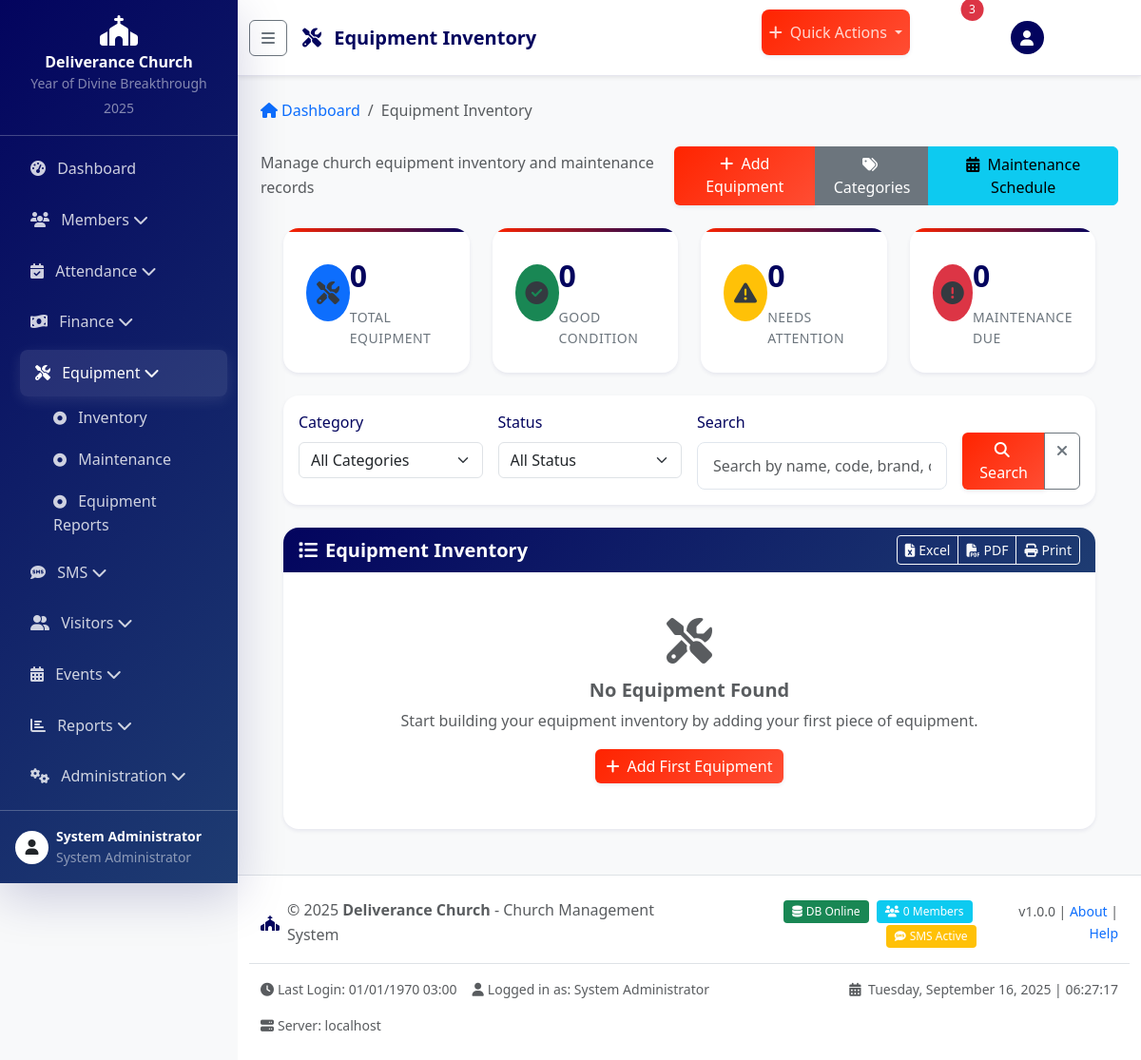
Page /modules/equipment/index.php (signed in) on the committed database.
### tables this page shows
CREATE TABLE church_info (
    id INT PRIMARY KEY AUTO_INCREMENT,
    church_name VARCHAR(100) NOT NULL DEFAULT 'Deliverance Church',
    `address` TEXT,
    phone VARCHAR(20),
    email VARCHAR(100),
    website VARCHAR(100),
    logo VARCHAR(255),
    mission_statement TEXT,
    vision_statement TEXT,
    `values` TEXT,
    yearly_theme VARCHAR(255),
    pastor_name VARCHAR(100),
    founded_date DATE,
    service_times TEXT,
    currency VARCHAR(10) DEFAULT 'KES',
    sms_balance DECIMAL(10,2) DEFAULT 0.00,
    created_at TIMESTAMP DEFAULT CURRENT_TIMESTAMP,
    updated_at TIMESTAMP DEFAULT CURRENT_TIMESTAMP ON UPDATE CURRENT_TIMESTAMP
);

### includes/header.php (shortened to what the rows shown need)
<?php
$currentPage = basename($_SERVER['PHP_SELF'], '.php');
$currentModule = basename(dirname($_SERVER['PHP_SELF']));
$churchInfo = getRecord('church_info', 'id', 1) ?: [
    'church_name' => 'Deliverance Church',
    'logo' => '',
    'yearly_theme' => 'Year of Divine Breakthrough 2025'
];
?>
<!DOCTYPE html>
<html lang="en">
<head>
    <link href="https://cdnjs.cloudflare.com/ajax/libs/bootstrap/5.3.0/css/bootstrap.min.css" rel="stylesheet">
    <link href="https://cdnjs.cloudflare.com/ajax/libs/font-awesome/6.4.0/css/all.min.css" rel="stylesheet">
    <link href="https://cdnjs.cloudflare.com/ajax/libs/animate.css/4.1.1/animate.min.css" rel="stylesheet">
    <link href="<?php echo BASE_URL; ?>assets/css/style.css" rel="stylesheet">
</head>
<body>
<?php if (isLoggedIn()): ?>
    <div class="sidebar" id="sidebar">
        <div class="p-3 text-center border-bottom border-light border-opacity-25">
            <?php if (!empty($churchInfo['logo'])): ?>
                <img src="<?php echo BASE_URL . $churchInfo['logo']; ?>" alt="Church Logo" class="img-fluid mb-2" style="max-height: 50px;">
            <?php else: ?>
                <i class="fas fa-church fa-2x text-white mb-2"></i>
            <?php endif; ?>
            <h6 class="text-white mb-0 sidebar-title"><?php echo htmlspecialchars($churchInfo['church_name']); ?></h6>
            <small class="text-white-50 sidebar-subtitle"><?php echo htmlspecialchars($churchInfo['yearly_theme']); ?></small>
        </div>
        <nav class="nav flex-column p-2">
            <?php
            foreach (MAIN_MENU as $key => $menu_item) {
                $active = ($currentModule === $key || $currentPage === $key) ? 'active' : '';
                $menuUrl = BASE_URL . $menu_item['url'];
            ?>
                <div class="nav-item">
                    <?php if (isset($menu_item['submenu'])): ?>
                        <a class="nav-link <?php echo $active; ?>" data-bs-toggle="collapse" href="#submenu-<?php echo $key; ?>" role="button">
                            <i class="<?php echo $menu_item['icon']; ?> me-2"></i>
                            <span class="menu-text"><?php echo $menu_item['title']; ?></span>
                            <i class="fas fa-chevron-down ms-auto"></i>
                        </a>
                        <div class="collapse <?php echo $active ? 'show' : ''; ?>" id="submenu-<?php echo $key; ?>">
                            <div class="ps-4">
                                <?php foreach ($menu_item['submenu'] as $sub_key => $sub_item): ?>
                                    <a href="<?php echo BASE_URL . $sub_item['url']; ?>" class="nav-link py-2">
                                        <i class="fas fa-dot-circle me-2 small"></i>
                                        <span class="menu-text"><?php echo $sub_item['title']; ?></span>
                                    </a>
                                <?php endforeach; ?>
                            </div>
                        </div>
                    <?php else: ?>
                        <a href="<?php echo $menuUrl; ?>" class="nav-link <?php echo $active; ?>">
                            <i class="<?php echo $menu_item['icon']; ?> me-2"></i>
                            <span class="menu-text"><?php echo $menu_item['title']; ?></span>
                        </a>
                    <?php endif; ?>
                </div>
            <?php } ?>
        </nav>
        <div class="mt-auto p-3 border-top border-light border-opacity-25">
            <div class="d-flex align-items-center">
                <div class="avatar bg-white text-dark rounded-circle me-2 d-flex align-items-center justify-content-center" style="width: 35px; height: 35px;">
                    <i class="fas fa-user"></i>
                </div>
                <div class="flex-grow-1 sidebar-user-info">
                    <div class="text-white small fw-bold"><?php echo htmlspecialchars($_SESSION['first_name'] . ' ' . $_SESSION['last_name']); ?></div>
                    <div class="text-white-50 small"><?php echo getUserRoleDisplay($_SESSION['user_role']); ?></div>
                </div>
            </div>
        </div>
    </div>
    <div class="main-content" id="main-content">
        <nav class="navbar navbar-expand-lg navbar-light bg-white shadow-sm mb-4">
            <div class="container-fluid">
                <button class="btn btn-outline-secondary me-3" id="sidebar-toggle" type="button">
                    <i class="fas fa-bars"></i>
                </button>
                <h1 class="navbar-brand mb-0 h4">
                    <?php if (isset($page_icon)): ?>
                        <i class="<?php echo $page_icon; ?> me-2 text-church-blue"></i>
                    <?php endif; ?>
                    <?php echo isset($page_title) ? htmlspecialchars($page_title) : 'Dashboard'; ?>
                </h1>
                <div class="navbar-nav ms-auto d-flex flex-row">
                    <div class="nav-item dropdown me-3">
                        <a class="nav-link dropdown-toggle btn btn-church-primary btn-sm text-white" href="#" role="button" data-bs-toggle="dropdown">
                            <i class="fas fa-plus me-1"></i> Quick Actions
                        </a>
                    </div>
                    <div class="nav-item dropdown me-3">
                        <a class="nav-link position-relative" href="#" role="button" data-bs-toggle="dropdown">
                            <i class="fas fa-bell fa-lg"></i>
                            <span class="position-absolute top-0 start-100 translate-middle badge rounded-pill bg-danger">
                                3
                            </span>
                        </a>
                    </div>
                    <div class="nav-item dropdown">
                        <a class="nav-link dropdown-toggle d-flex align-items-center" href="#" role="button" data-bs-toggle="dropdown">
                            <div class="avatar bg-church-blue text-white rounded-circle me-2 d-flex align-items-center justify-content-center" style="width: 35px; height: 35px;">
                                <i class="fas fa-user"></i>
                            </div>
                            <span class="d-none d-md-inline"><?php echo htmlspecialchars($_SESSION['first_name']); ?></span>
                        </a>
                    </div>
                </div>
            </div>
        </nav>
        <div class="container-fluid px-4">
            <?php if (isset($breadcrumb) && !empty($breadcrumb)): ?>
                <nav aria-label="breadcrumb" class="mb-4">
                    <ol class="breadcrumb">
                        <li class="breadcrumb-item">
                            <a href="<?php echo BASE_URL; ?>modules/dashboard/" class="text-decoration-none">
                                <i class="fas fa-home me-1"></i>Dashboard
                            </a>
                        </li>
                        <?php foreach ($breadcrumb as $item): ?>
                            <?php if (isset($item['url'])): ?>
                                <li class="breadcrumb-item">
                                    <a href="<?php echo $item['url']; ?>" class="text-decoration-none"><?php echo htmlspecialchars($item['title']); ?></a>
                                </li>
                            <?php else: ?>
                                <li class="breadcrumb-item active" aria-current="page"><?php echo htmlspecialchars($item['title']); ?></li>
                            <?php endif; ?>
                        <?php endforeach; ?>
                    </ol>
                </nav>
            <?php endif; ?>
            <?php if (isset($page_actions) && !empty($page_actions)): ?>
                <div class="d-flex justify-content-between align-items-center mb-4">
                    <div>
                        <?php if (isset($page_description)): ?>
                            <p class="text-muted mb-0"><?php echo htmlspecialchars($page_description); ?></p>
                        <?php endif; ?>
                    </div>
                    <div class="btn-group">
                        <?php foreach ($page_actions as $action): ?>
                            <a href="<?php echo $action['url']; ?>"
                               class="btn btn-<?php echo $action['class'] ?? 'primary'; ?> <?php echo $action['size'] ?? ''; ?>">
                                <?php if (isset($action['icon'])): ?>
                                    <i class="<?php echo $action['icon']; ?> me-1"></i>
                                <?php endif; ?>
                                <?php echo $action['title']; ?>
                            </a>
                        <?php endforeach; ?>
                    </div>
                </div>
            <?php endif; ?>
<?php endif;  ?>

### includes/footer.php (shortened to what the rows shown need)
<?php if (isLoggedIn()): ?>
        </div>
    </div>
    <footer class="bg-white border-top mt-5 py-4" style="margin-left: 250px; transition: margin-left 0.3s ease;">
        <div class="container-fluid px-4">
            <div class="row align-items-center">
                <div class="col-md-6">
                    <div class="d-flex align-items-center">
                        <i class="fas fa-church text-church-blue me-2"></i>
                        <span class="text-muted">
                            &copy; <?php echo date('Y'); ?>
                            <strong><?php echo htmlspecialchars($churchInfo['church_name'] ?? 'Deliverance Church'); ?></strong>
                            - Church Management System
                        </span>
                    </div>
                </div>
                <div class="col-md-6 text-end">
                    <div class="d-flex align-items-center justify-content-end">
                        <div class="me-3">
                            <span class="badge bg-success me-1">
                                <i class="fas fa-database me-1"></i>DB Online
                            </span>
                            <span class="badge bg-info me-1">
                                <i class="fas fa-users me-1"></i><?php echo getRecordCount('members', ['membership_status' => 'active']); ?> Members
                            </span>
                            <?php if (isFeatureEnabled('sms')): ?>
                            <span class="badge bg-warning">
                                <i class="fas fa-sms me-1"></i>SMS Active
                            </span>
                            <?php endif; ?>
                        </div>
                        <small class="text-muted">
                            v1.0.0 |
                            <a href="#" class="text-decoration-none" data-bs-toggle="modal" data-bs-target="#aboutModal">About</a> |
                            <a href="#" class="text-decoration-none" data-bs-toggle="modal" data-bs-target="#helpModal">Help</a>
                        </small>
                    </div>
                </div>
            </div>
            <div class="row mt-3 pt-3 border-top">
                <div class="col-md-8">
                    <div class="d-flex flex-wrap gap-3 small text-muted">
                        <span><i class="fas fa-clock me-1"></i>Last Login: <?php echo formatDisplayDateTime($_SESSION['login_time'] ?? date('Y-m-d H:i:s')); ?></span>
                        <span><i class="fas fa-user me-1"></i>Logged in as: <?php echo getUserRoleDisplay($_SESSION['user_role'] ?? ''); ?></span>
                        <span><i class="fas fa-server me-1"></i>Server: <?php echo $_SERVER['SERVER_NAME']; ?></span>
                    </div>
                </div>
                <div class="col-md-4 text-end">
                    <div class="small text-muted">
                        <i class="fas fa-calendar-alt me-1"></i>
                        <?php echo date('l, F j, Y'); ?> |
                        <span id="current-time"><?php echo date('H:i:s'); ?></span>
                    </div>
                </div>
            </div>
        </div>
    </footer>
<?php endif;  ?>

### rows in the picture
church_info: church_name "Deliverance Church", yearly_theme "Year of Divine Breakthrough 2025"

### other values in the picture
$menu_item['title'] "Dashboard"
$menu_item['title'] "Members"
$menu_item['title'] "Attendance"
$menu_item['title'] "Finance"
$menu_item['title'] "Equipment"
$sub_item['title'] "Inventory"
$sub_item['title'] "Maintenance"
$sub_item['title'] "Equipment Reports"
$menu_item['title'] "SMS"
$menu_item['title'] "Visitors"
$menu_item['title'] "Events"
$menu_item['title'] "Reports"
$menu_item['title'] "Administration"
$_SESSION['first_name'] . ' ' . $_SESSION['last_name'] "System Administrator"
getUserRoleDisplay($_SESSION['user_role']) "System Administrator"
